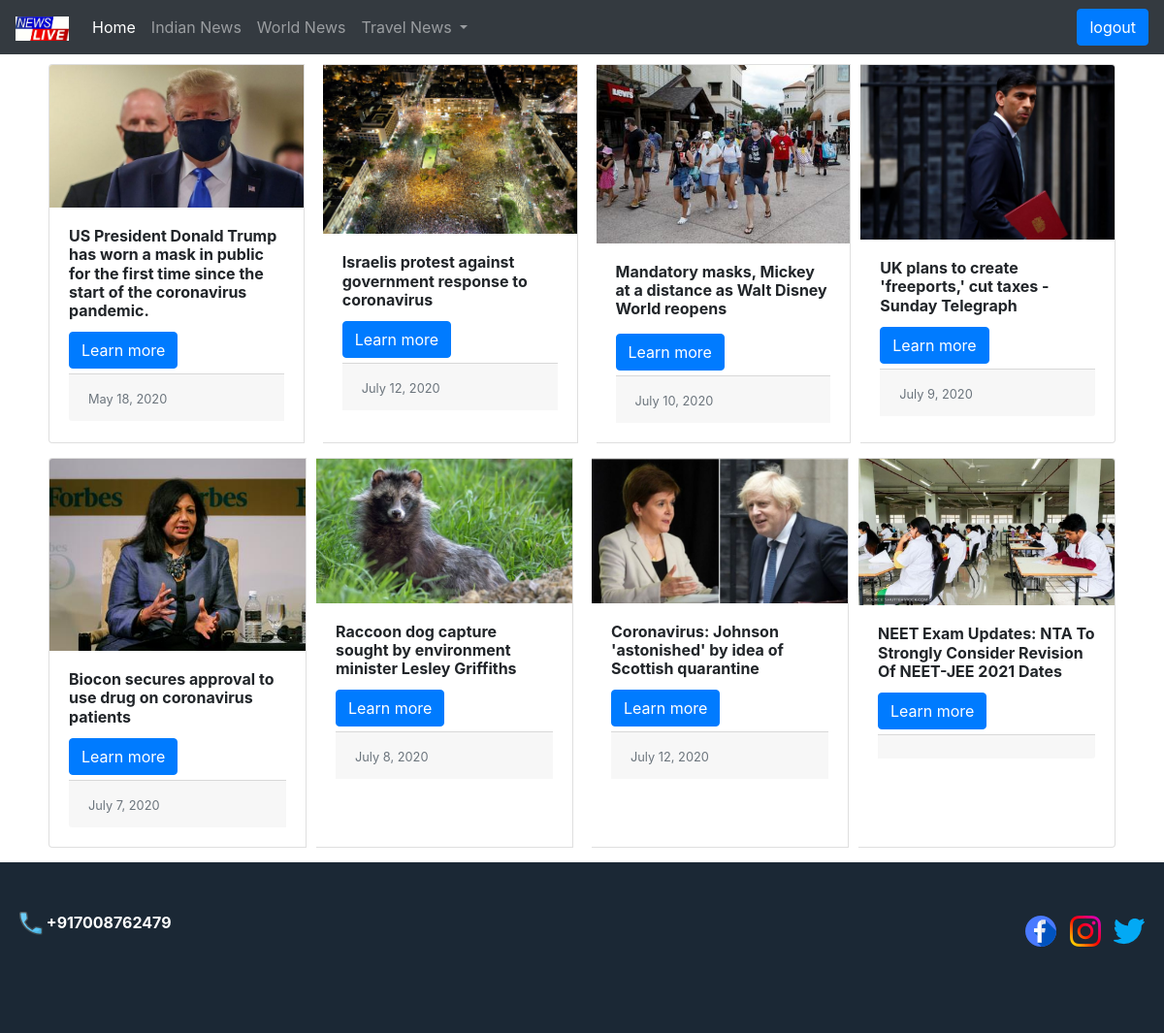
The app's page /home/ (signed in) with its own data.
### newsapp/models.py (models this page shows)
class mainnews(models.Model):
    news1 = models.CharField(max_length=200)
    subnews1 = models.TextField(max_length=100000)
    image1 = models.ImageField(upload_to='news/images')
    date1 = models.DateField(blank=False, null=True)
    news2 = models.CharField(max_length=200,)
    subnews2 = models.TextField(max_length=100000)
    image2 = models.ImageField(upload_to='news/images')
    date2 = models.DateField(blank=False, null=True)
    news3 = models.CharField(max_length=200)
    subnews3 = models.TextField(max_length=100000)
    image3 = models.ImageField(upload_to='news/images')
    date3 = models.DateField(blank=False, null=True)
    news4 = models.CharField(max_length=200)
    subnews4 = models.TextField(max_length=100000)
    image4 = models.ImageField(upload_to='news/images')
    date4 = models.DateField(blank=False, null=True)
    news5 = models.CharField(max_length=200)
    subnews5 = models.TextField(max_length=100000)
    image5 = models.ImageField(upload_to='news/images')
    date5 = models.DateField(blank=False, null=True)
    news6 = models.CharField(max_length=200)
    subnews6 = models.TextField(max_length=100000)
    image6 = models.ImageField(upload_to='news/images')
    date6 = models.DateField(blank=False, null=True)
    news7 = models.CharField(max_length=200)
    subnews7 = models.TextField(max_length=100000)
    image7 = models.ImageField(upload_to='news/images')
    date7 = models.DateField(blank=False, null=True)
    news8 = models.CharField(max_length=200)
    subnews8 = models.TextField(max_length=100000,)
    image8 = models.ImageField(upload_to='news/images')
    date8 = models.DateField(blank=True, null=True)

### newsapp/views.py (the view)
# urls.py: url(r'^home/', views.news_2ndhome),
@login_required
def news_2ndhome(request):
    mainnewsed = mainnews.objects.all()
    my_dict = {'mainnewsed': mainnewsed}
    return render(request, 'newsapp/index2.html', my_dict)

### templates/newsapp/index2.html (shortened to what this page needs)
<!DOCTYPE html>{%load static%}
<html lang="en">
<head>
    <link rel="stylesheet" href="https://stackpath.bootstrapcdn.com/bootstrap/4.5.0/css/bootstrap.min.css">
    <link rel="stylesheet" href="{%static 'css/index.css'%}">
</head>
<body>
    <nav class="navbar navbar-expand-xl navbar-dark bg-dark">
        <a class="navbar-brand" href="/home/"><img style="width: 55px;height: 25px;" src="{%static 'images/1010.png'%}" alt=""></a>
        <div class="collapse navbar-collapse navbar-default" id="navbarNavDropdown">
            <ul class="navbar-nav mr-auto">
                <li class="nav-item active">
                    <a class="nav-link" href="/home/">Home <span class="sr-only">(current)</span></a>
                </li>
                <li class="nav-item">
                    <a class="nav-link" href="https://www.ndtv.com/india">Indian News</a>
                </li>
                <li class="nav-item">
                    <a class="nav-link" href="https://www.bbc.com/news/world">World News</a>
                </li>
                <li class="nav-item dropdown">
                    <a class="nav-link dropdown-toggle" href="#" id="navbarDropdownMenuLink" role="button" data-toggle="dropdown" aria-haspopup="true" aria-expanded="false">
                        Travel News
                    </a>
                </li>
            </ul>
            <ul class="navbar-nav  navbar-right">
                <li class="nav-item ">
                    <a href="/accounts/logout"> <button class="btn btn-primary">logout</button></a>
                </li>
            </ul>
        </div>
    </nav>
    {% if mainnewsed %}{% for m in mainnewsed %}
    <div class="card-group container" style="margin-top: 5px;">
        <div class="card " style="margin: 5px;">
            <img src="{{m.image1.url}}" class="card-img-top" alt="...">
            <div class="card-body">
                <h6 class="card-title"><b>{{m.news1}}</b></h6>
                <a href="/firstnews/" class="btn btn-primary">Learn more</a>
                <div class="card-footer" style="margin-top: 5px;">
                    <small class="text-muted">{{m.date1}}</small>
                </div>
            </div>
        </div>
        <div class="card" style="margin: 5px;">
            <img src="{{m.image2.url}}" class="card-img-top" alt="...">
            <div class="card-body">
                <h6 class="card-title"><b>{{m.news2}}</b></h6>
                <a href="/secondnews" class="btn btn-primary">Learn more</a>
                <div class="card-footer" style="margin-top: 5px;">
                    <small class="text-muted">{{m.date2}}</small>
                </div>
            </div>
        </div>
        <div class="card" style="margin: 5px;">
            <img src="{{m.image3.url}}" class="card-img-top" alt="...">
            <div class="card-body">
                <h6 class="card-title"><b>{{m.news3}}</b></h6>
                </p><a href="/thirdnews/" class="btn btn-primary">Learn more</a>
                <div class="card-footer" style="margin-top: 5px;">
                    <small class="text-muted">{{m.date3}}</small>
                </div>
            </div>
        </div>
        <div class="card" style="margin: 5px;">
            <img src="{{m.image4.url}}" class="card-img-top" alt="...">
            <div class="card-body">
                <h6 class="card-title"><b>{{m.news4}}</b></h6>
                <a href="/fourthnews/" class="btn btn-primary">Learn more</a>
                <div class="card-footer" style="margin-top: 5px;">
                    <small class="text-muted">{{m.date4}}</small>
                </div>
            </div>
        </div>
    </div>
    <div class="card-group container" style="margin-top: 5px;">
        <div class="card" style="margin: 5px;">
            <img src="{{m.image5.url}}" class="card-img-top" alt="...">
            <div class="card-body">
                <h6 class="card-title"><b>{{m.news5}}</b></h6>
                <a href="/fivthnews/" class="btn btn-primary">Learn more</a>
                <div class="card-footer" style="margin-top: 5px;">
                    <small class="text-muted">{{m.date5}}</small>
                </div>
            </div>
        </div>
        <div class="card " style="margin: 5px;">
            <img src="{{m.image6.url}}" class="card-img-top" alt="...">
            <div class="card-body">
                <h6 class="card-title"><b>{{m.news6}}</b></h6>
                <a href="/sixthnews" class="btn btn-primary">Learn more</a>
                <div class="card-footer" style="margin-top: 5px;">
                    <small class="text-muted">{{m.date6}}</small>
                </div>
            </div>
        </div>
        <div class="card" style="margin: 5px;">
            <img src="{{m.image7.url}}" class="card-img-top" alt="...">
            <div class="card-body">
                <h6 class="card-title"><b>{{m.news7}}</b></h6>
                <a href="/seventhnews" class="btn btn-primary">Learn more</a>
                <div class="card-footer" style="margin-top: 5px;">
                    <small class="text-muted">{{m.date7}}</small>
                </div>
            </div>
        </div>
        <div class="card" style="margin: 5px;">
            <img src="{{m.image8.url}}" class="card-img-top" alt="...">
            <div class="card-body">
                <h6 class="card-title"><b>{{m.news8}}</b></h6>
                <a href="/eightthnews" class="btn btn-primary">Learn more</a>
                <div class="card-footer" style="margin-top: 5px;">
                </div>
            </div>
        </div>
    </div>{% endfor %}{% else %}
    <p>oh oh'' sorry,no newses found!!</p>
    {% endif %}
    <div style="background-color:#1b2835;width:100%;height:22vh; margin-top: 10px;">
        <div style="margin: 50px 20px; float: left;"><b style="color: white;"><img src="{%static 'images/phone (1).png'%}"
            alt=""> +917008762479</b></div>
        <div style="margin: 55px 20px; float:right;">
            <a href="https://www.facebook.com/santoshkumar.das.752/"><img src="{%static 'images/facebook (2).png'%}" alt=""></a>&nbsp&nbsp
            <a href="https://www.instagram.com/itz_santu__/?hl=en"><img src="{%static 'images/instagram-sketched.png'%}" alt="">&nbsp&nbsp</a>
            <a href="https://twitter.com/Santosh73734769"><img src="{%static 'images/twitter.png'%}" alt=""></a>
        </div>
    </div>
</body>
</html>

### static/css/index.css (style rules this page uses)
body { background: url(https://images.unsplash.com/photo-1527529482837-4698179dc6ce?ixlib=rb-1.2.1&auto=format&fit=crop&w=1050&q=80); background-repeat: no-repeat; background-size: cover; }

### records on screen
mainnews: image1 (picture), news1 "US President Donald Trump has worn a mask in public for the first time since the start of the coronavirus pandemic.", date1 "May 18, 2020", image2 (picture), news2 "Israelis protest against government response to coronavirus", date2 "July 12, 2020", image3 (picture), news3 "Mandatory masks, Mickey at a distance as Walt Disney World reopens", date3 "July 10, 2020", image4 (picture), news4 "UK plans to create 'freeports,' cut taxes - Sunday Telegraph", date4 "July 9, 2020", image5 (picture), news5 "Biocon secures approval to use drug on coronavirus patients", date5 "July 7, 2020", image6 (picture), news6 "Raccoon dog capture sought by environment minister Lesley Griffiths", date6 "July 8, 2020", image7 (picture), news7 "Coronavirus: Johnson 'astonished' by idea of Scottish quarantine", date7 "July 12, 2020", image8 (picture), news8 "NEET Exam Updates: NTA To Strongly Consider Revision Of NEET-JEE 2021 Dates"
